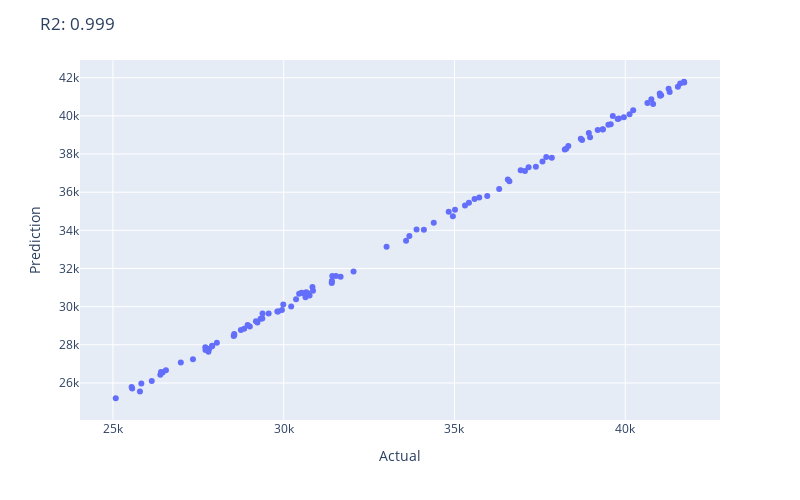

Notebook code for this chart:
### Code cell
groupby = 'primary_flavor'
item = 'Doughnut'
trace_color = 'base_cake'

# prep data
if groupby:
    dff = df.loc[df[groupby] == item].copy()
else:
    dff = df.copy()
X_train, X_test, qty, enc = train_test_split(dff, groupby=None, verbiose=True)
X, y, labels = sweep_window(X_train, qty, window=36, verbiose=True)

# predict
pred = model.predict(X)

# prep for plotting
# color = df.loc[df[groupby] == item][trace_color].values
dff = pd.DataFrame([pred,y]).T
dff.columns = ['Prediction', 'Actual']


fig = px.scatter(dff, x='Actual', y='Prediction')
fig.update_layout(
  autosize=False,
  width=800,
  height=500,
  title='R2: {:.3f}'.format(r2_score(y, pred))
  )
